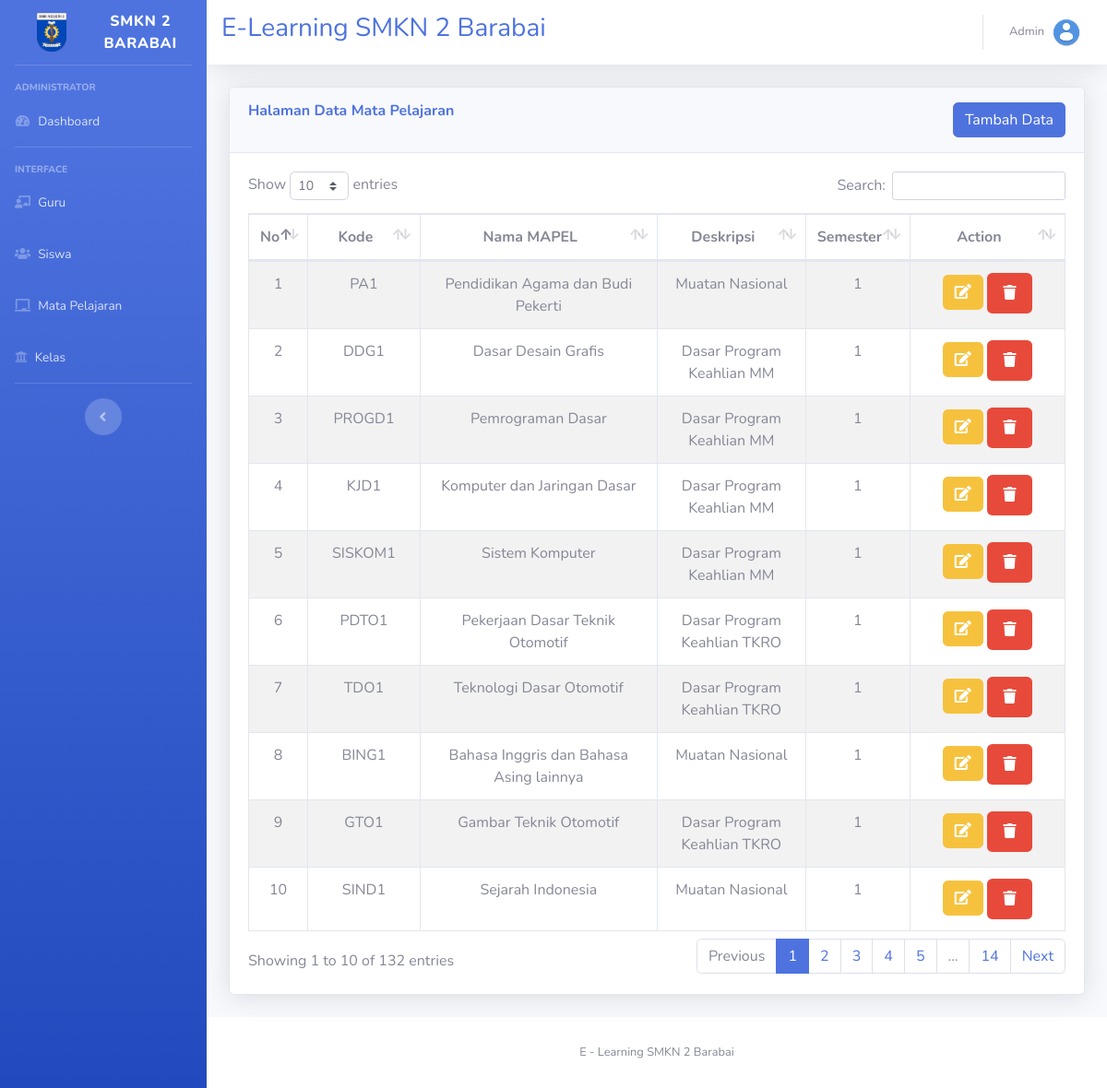
/index.php/c_mapel/daftar_mapel, run on the app's committed database.
### tables this page shows
CREATE TABLE `mapel` (
  `id_mapel` int(4) NOT NULL,
  `code` varchar(15) NOT NULL,
  `nama_mapel` varchar(100) NOT NULL,
  `keterangan` varchar(100) NOT NULL,
  `semester` int(2) NOT NULL
);

### application/controllers/C_mapel.php (called while the page is built, shortened)
<?php
class C_mapel extends CI_Controller
{
	public function daftar_mapel()
	{
		$data['title'] = 'Halaman Data Mata Pelajaran';
		$this->load->model("M_mapel");
		$data['mapel'] = $this->M_mapel->SemuaData();
		$data['total'] = $this->M_mapel->TotalMapel();
		$this->load->view('templates/header', $data);
		$this->load->view('templates/sidebar');
		$this->load->view('templates/topbar');
		$this->load->view('templates/admin/mapel/list_mapel', $data);
		$this->load->view('templates/footer');
	}
}

### index.php (called while the page is built, shortened)
<?php
require_once BASEPATH.'core/CodeIgniter.php';

### application/models/M_mapel.php (called while the page is built, shortened)
<?php
class M_mapel extends CI_Model
{
    public function SemuaData()
    {
        $this->db->from('mapel');
        $this->db->order_by('mapel.semester', 'asc');
        return $this->db->get('')->result_array();
    }
}

### application/views/templates/admin/mapel/list_mapel.php (the view, shortened to what this page needs)
<div class="container-fluid" style="margin-top: 20px">
  <head>
    <div class="card shadow mb-4">
      <div class="card-header py-3">
        <h6 class="m-0 font-weight-bold text-primary"><?php echo $title; ?>
          <a href="<?php echo base_url('C_mapel/tambah_data'); ?>" class="btn btn-primary float-right">Tambah Data</a>
      </div>
      <div class="card-body">
        <div class="table-responsive">
          <table class="table table-bordered table-striped text-center" id="dataTable" width="100%" cellspacing="0">
            <thead>
              <tr>
                <th>No</th>
                <th>Kode</th>
                <th>Nama MAPEL</th>
                <th>Deskripsi</th>
                <th>Semester</th>
                <th style="width: 125px;">Action</th>
              </tr>
            </thead>
            <tbody>
              <?php
              $no = 1;
              foreach ($mapel  as $mapel) :
              ?>
                <tr>
                  <td><?php echo $no++ ?></td>
                  <td><?php echo $mapel['code']; ?></td>
                  <td><?php echo $mapel['nama_mapel']; ?></td>
                  <td><?php echo $mapel['keterangan']; ?></td>
                  <td><?php echo $mapel['semester']; ?></td>
                  <td>
                    <div>
                    <a href="<?php echo base_url() ?>C_mapel/edit_data/<?php echo $mapel['id_mapel']; ?>">
                    <button type="button" class="btn btn-warning">
                    <i class="fas fa-edit"></i>
                  </button>
                  </a>
                    <a href="<?php echo base_url() ?>C_mapel/hapus_data/<?php echo $mapel['id_mapel']; ?>" class="badge badge-danger">
                      <button type="button" class="btn btn-danger" onclick="javascript: return confirm('Data akan dihapus, anda yakin?')">
                        <i class="fas fa-trash"></i>
                      </button>
                  </a>
                  </td>
                </tr>
              <?php endforeach; ?>
            </tbody>
          </table>
        </div>
      </div>
    </div>
</div>
</div>

### application/views/templates/header.php (shortened to what this page needs)
<!DOCTYPE html>
<html lang="en">
<head>
  <link href="<?= base_url('files/'); ?>vendor/fontawesome-free/css/all.min.css" rel="stylesheet" type="text/css">
  <link href="<?= base_url('files/'); ?>css/sb-admin-2.min.css" rel="stylesheet">
  <link href="<?= base_url('files/'); ?>vendor/datatables/dataTables.bootstrap4.min.css" rel="stylesheet">
</head>
<body id="page-top">
  <div id="wrapper">

### application/views/templates/sidebar.php
<ul class="navbar-nav bg-gradient-primary sidebar sidebar-dark accordion" id="accordionSidebar">
  <a class="sidebar-brand d-flex align-items-center justify-content-center" href="index.html">
    <div class="sidebar-brand-icon">
          <img src="<?= base_url('assets/_image/');?>LogoSMK.png" alt="E-Learning SMKN 2 Barabai" width="40%">
    </div>
    <div class="sidebar-brand-text mx-3">SMKN 2 Barabai</div>
  </a>
  <hr class="sidebar-divider">
  <div class="sidebar-heading">
    Administrator
  </div>
  <li class="nav-item">
    <a class="nav-link" href="<?php echo base_url('Home'); ?>">
      <i class="fas fa-fw fa-tachometer-alt"></i>
      <span>Dashboard</span></a>
  </li>
  <hr class="sidebar-divider">
  <div class="sidebar-heading">
    Interface
  </div>
  <li class="nav-item">
    <a class="nav-link" href="<?php echo base_url('C_Guru/daftar_guru'); ?>">
      <i class="fas fa-fw fa-chalkboard-teacher"></i>
      <span>Guru</span></a>
  </li>
  <li class="nav-item">
    <a class="nav-link" href="<?php echo base_url('C_siswa/daftar_siswa'); ?>">
      <i class="fas fa-fw fa-users"></i>
      <span>Siswa</span></a>
  </li>
  <li class="nav-item">
    <a class="nav-link" href="<?php echo base_url('C_mapel/daftar_mapel'); ?>">
      <i class="fas fa-chalkboard"></i>
      <span>Mata Pelajaran</span></a>
  </li>
  <li class="nav-item">
    <a class="nav-link" href="<?php echo base_url('C_kelas/daftar_kelas'); ?>">
      <i class="fas fa-university"></i>
      <span>Kelas</span></a>
  </li>
  <hr class="sidebar-divider d-none d-md-block">
  <div class="text-center d-none d-md-inline">
    <button class="rounded-circle border-0" id="sidebarToggle"></button>
  </div>
</ul>

### application/views/templates/topbar.php (shortened to what this page needs)
<div id="content-wrapper" class="d-flex flex-column">
  <div id="content">
    <nav class="navbar navbar-expand navbar-light bg-white topbar mb-4 static-top shadow">
      <span class="site-name d-none d-md-inline"><h3 class="text-primary">E-Learning SMKN 2 Barabai</h3></span>
      <ul class="navbar-nav ml-auto">
        <li class="nav-item dropdown no-arrow">
          <a class="nav-link dropdown-toggle" href="#" id="userDropdown" role="button" data-toggle="dropdown" aria-haspopup="true" aria-expanded="false">
            <span class="mr-2 d-none d-lg-inline text-gray-600 small">Admin</span>
            <img class="img-profile rounded-circle" src="<?= base_url('assets/_image/');?>user.png">
          </a>
        </li>
      </ul>
    </nav>

### application/views/templates/footer.php (shortened to what this page needs)
<footer class="sticky-footer bg-white">
  <div class="container my-auto">
    <div class="copyright text-center my-auto">
      <span>E - Learning SMKN 2 Barabai</span>
    </div>
  </div>
</footer>
</div>
</div>
</body>
</html>

### data on the page
mapel: code "PA1", nama_mapel "Pendidikan Agama dan Budi Pekerti", keterangan "Muatan Nasional", semester "1"
mapel: code "DDG1", nama_mapel "Dasar Desain Grafis", keterangan "Dasar Program Keahlian MM", semester "1"
mapel: code "PROGD1", nama_mapel "Pemrograman Dasar", keterangan "Dasar Program Keahlian MM", semester "1"
mapel: code "KJD1", nama_mapel "Komputer dan Jaringan Dasar", keterangan "Dasar Program Keahlian MM", semester "1"
mapel: code "SISKOM1", nama_mapel "Sistem Komputer", keterangan "Dasar Program Keahlian MM", semester "1"
mapel: code "PDTO1", nama_mapel "Pekerjaan Dasar Teknik Otomotif", keterangan "Dasar Program Keahlian TKRO", semester "1"
mapel: code "TDO1", nama_mapel "Teknologi Dasar Otomotif", keterangan "Dasar Program Keahlian TKRO", semester "1"
mapel: code "BING1", nama_mapel "Bahasa Inggris dan Bahasa Asing lainnya", keterangan "Muatan Nasional", semester "1"
mapel: code "GTO1", nama_mapel "Gambar Teknik Otomotif", keterangan "Dasar Program Keahlian TKRO", semester "1"
mapel: code "SIND1", nama_mapel "Sejarah Indonesia", keterangan "Muatan Nasional", semester "1"

### other printed values
$title "Halaman Data Mata Pelajaran"
